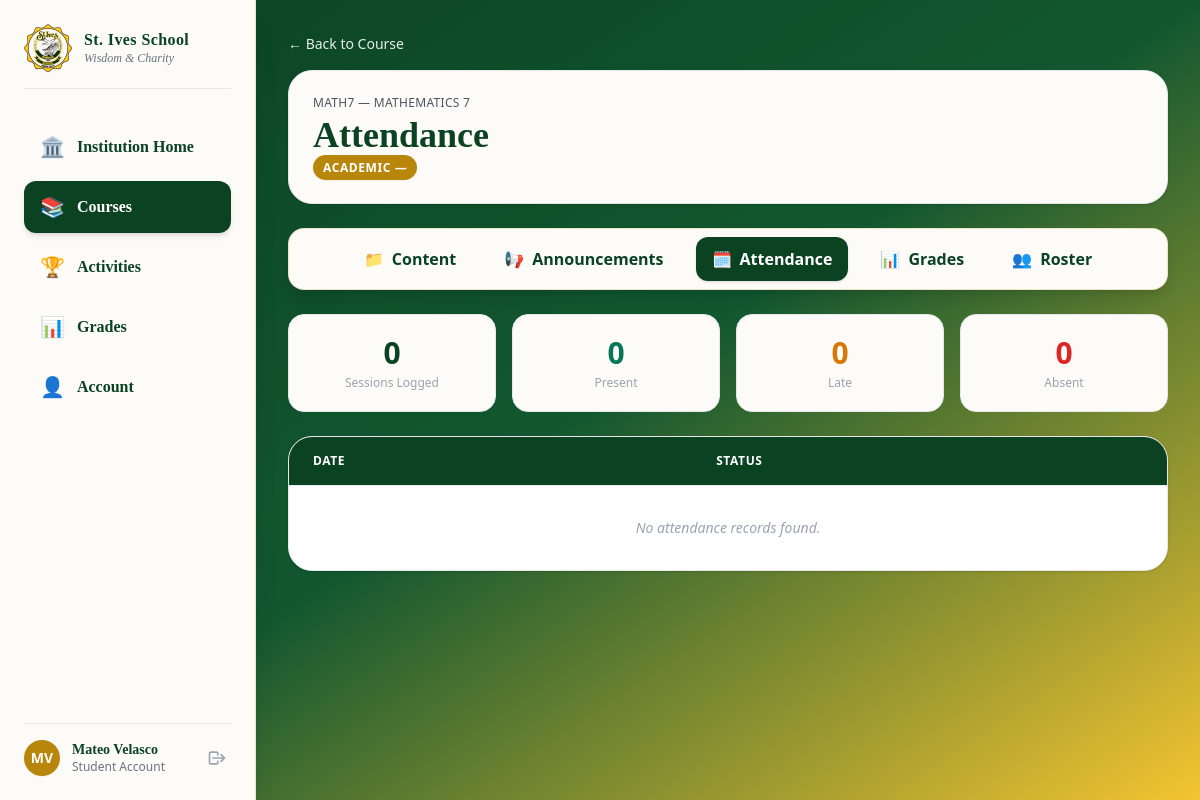
Page /student/attendance.php?course_id=2 (signed in) on the committed database.
### tables this page shows
CREATE TABLE IF NOT EXISTS `enrollment` (
  `Enrollment_ID` INT NOT NULL AUTO_INCREMENT,
  `EnrollmentDate` DATE NOT NULL,
  `EnrollmentStatus` VARCHAR(45) NOT NULL,
  `FK_Term_ID` INT NULL DEFAULT NULL,
  `FK_User_ID` INT NOT NULL,
  `FK_Course_ID` INT NOT NULL,
  PRIMARY KEY (`Enrollment_ID`),
  INDEX `fk_Enrollment_Users1_idx` (`FK_User_ID` ASC),
  INDEX `fk_Enrollment_Courses1_idx` (`FK_Course_ID` ASC),
  INDEX `fk_Enrollment_Term_idx` (`FK_Term_ID` ASC),
  CONSTRAINT `fk_Enrollment_Courses1`
    FOREIGN KEY (`FK_Course_ID`)
    REFERENCES `courses` (`Course_ID`)
    ON DELETE CASCADE
    ON UPDATE CASCADE,
  CONSTRAINT `fk_Enrollment_Term`
    FOREIGN KEY (`FK_Term_ID`)
    REFERENCES `term` (`Term_ID`)
    ON DELETE SET NULL
    ON UPDATE CASCADE,
  CONSTRAINT `fk_Enrollment_Users1`
    FOREIGN KEY (`FK_User_ID`)
    REFERENCES `users` (`User_ID`)
    ON DELETE CASCADE
    ON UPDATE CASCADE);

CREATE TABLE IF NOT EXISTS `courses` (
  `Course_ID` INT NOT NULL AUTO_INCREMENT,
  `CourseCode` VARCHAR(45) NOT NULL,
  `CourseName` VARCHAR(45) NOT NULL,
  `Status` VARCHAR(45) NOT NULL,
  `FK_Section_ID` INT NULL DEFAULT NULL,
  PRIMARY KEY (`Course_ID`),
  INDEX `fk_Courses_Section_idx` (`FK_Section_ID` ASC),
  CONSTRAINT `fk_Courses_Section`
    FOREIGN KEY (`FK_Section_ID`)
    REFERENCES `section` (`Section_ID`)
    ON DELETE CASCADE
    ON UPDATE CASCADE);

### student/attendance.php (the view, shortened to what this page needs)
<?php
include '../config/db.php';
$student_id = $_SESSION['user_id'];
$course_id = filter_input(INPUT_GET, 'course_id', FILTER_VALIDATE_INT);
$page = max(1, (int)($_GET['page'] ?? 1));
$limit = 10; $offset = ($page - 1) * $limit;
try {
    $enroll_stmt = $pdo->prepare("SELECT e.Enrollment_ID, c.Course_ID, c.CourseCode, c.CourseName FROM Enrollment e INNER JOIN Courses c ON e.FK_Course_ID = c.Course_ID WHERE e.FK_Course_ID = :course_id AND e.FK_User_ID = :student_id");
    $enroll_stmt->execute([':course_id' => $course_id, ':student_id' => $student_id]);
    $course = $enroll_stmt->fetch();
    $grade_section_stmt = $pdo->prepare("
        SELECT gl.GradeName, sec.SectionName
        FROM Courses c
        LEFT JOIN Section sec    ON c.FK_Section_ID = sec.Section_ID
        LEFT JOIN GradeLevel gl  ON sec.FK_GradeLevel_ID = gl.GradeLevel_ID
        WHERE c.Course_ID = :course_id
    ");
    $grade_section_stmt->execute([':course_id' => $course_id]);
    $grade_section = $grade_section_stmt->fetch(PDO::FETCH_ASSOC);
    $tally_stmt = $pdo->prepare("SELECT Status FROM Attendance WHERE FK_Course_ID = :course_id AND FK_Student_ID = :student_id");
    $tally_stmt->execute([':course_id' => $course_id, ':student_id' => $student_id]);
    $all_records = $tally_stmt->fetchAll();
    $rec_sql = "SELECT Attendance_ID, AttendanceDate, Status FROM Attendance WHERE FK_Course_ID = :course_id AND FK_Student_ID = :student_id";
    $rec_sql .= " ORDER BY AttendanceDate DESC LIMIT :limit OFFSET :offset";
    $records_stmt = $pdo->prepare($rec_sql);
    $records_stmt->bindValue(':course_id', $course_id, PDO::PARAM_INT);
    $records_stmt->bindValue(':student_id', $student_id, PDO::PARAM_INT);
    $records_stmt->bindValue(':limit', $limit, PDO::PARAM_INT);
    $records_stmt->bindValue(':offset', $offset, PDO::PARAM_INT);
    $records_stmt->execute();
    $records = $records_stmt->fetchAll();
} catch (PDOException $e) { die("Database Error: " . $e->getMessage()); }
$present_count = $late_count = $absent_count = 0;
$total_count = count($all_records);
?>
<!DOCTYPE html>
<html lang="en">
<head>
    <script src="https://cdn.tailwindcss.com"></script>
</head>
<body class="bg-gradient-to-br from-school-green via-[#125730] to-school-yellow min-h-screen font-serif text-gray-800 flex flex-col md:flex-row">
    <?php include '../includes/sidebar.php'; ?>
    <main class="ml-0 md:ml-64 flex-1 p-4 sm:p-8 overflow-y-auto min-h-screen w-full">
        <a href="view-course.php?course_id=<?= $course_id ?>" class="inline-flex items-center text-sm text-white/90 hover:text-white mb-4 font-sans font-medium">← Back to Course</a>
        <section class="bg-[#fcfbf7] rounded-3xl p-6 shadow border mb-6">
            <p class="text-xs uppercase tracking-wide text-gray-600 font-sans"><?= htmlspecialchars($course['CourseCode']) ?> — <?= htmlspecialchars($course['CourseName']) ?></p>
            <h1 class="text-4xl font-bold text-school-green mt-1">Attendance</h1>
            <span class="text-xs bg-school-gold text-white px-2.5 py-1 rounded-full font-sans font-bold uppercase tracking-wider shadow-sm"><?= htmlspecialchars($grade_section['GradeName'] ?? 'Academic') ?> — <?= htmlspecialchars($grade_section['SectionName']) ?></span>
        </section>
        <?php include '../includes/course-nav.php'; ?>
        <section class="grid grid-cols-2 sm:grid-cols-4 gap-4 mb-6 font-sans">
            <div class="bg-[#fcfbf7] rounded-2xl p-5 border text-center"><p class="text-3xl font-bold text-school-green"><?= $total_count ?></p><p class="text-xs text-gray-400 mt-1">Sessions Logged</p></div>
            <div class="bg-[#fcfbf7] rounded-2xl p-5 border text-center"><p class="text-3xl font-bold text-emerald-700"><?= $present_count ?></p><p class="text-xs text-gray-400 mt-1">Present</p></div>
            <div class="bg-[#fcfbf7] rounded-2xl p-5 border text-center"><p class="text-3xl font-bold text-amber-600"><?= $late_count ?></p><p class="text-xs text-gray-400 mt-1">Late</p></div>
            <div class="bg-[#fcfbf7] rounded-2xl p-5 border text-center"><p class="text-3xl font-bold text-red-600"><?= $absent_count ?></p><p class="text-xs text-gray-400 mt-1">Absent</p></div>
        </section>
        <section class="bg-[#fcfbf7] rounded-3xl shadow border overflow-hidden font-sans text-sm">
            <table class="w-full text-left border-collapse">
                <thead><tr class="bg-school-green text-white uppercase text-xs tracking-wider border-b"><th class="py-4 px-6 font-semibold">Date</th><th class="py-4 px-6 font-semibold">Status</th></tr></thead>
                <tbody class="divide-y divide-gray-100 bg-white">
                    <?php if (empty($records)): ?>
                        <tr><td colspan="2" class="py-8 px-6 text-center text-gray-400 italic">No attendance records found.</td></tr>
                    <?php else: foreach ($records as $r): ?>
                            <tr class="hover:bg-gray-50"><td class="py-4 px-6 font-semibold text-gray-700"><?= date('l, M d, Y', strtotime($r['AttendanceDate'])) ?></td><td class="py-4 px-6"><?= htmlspecialchars($r['Status']) ?></td></tr>
                    <?php endforeach; endif; ?>
                </tbody>
            </table>
        </section>
    </main>
</body>
</html>

### rows in the picture
enrollment: FK_Course_ID.CourseCode "MATH7", FK_Course_ID.CourseName "MATHEMATICS 7"

### other values in the picture
$sidebar_init "MV"
$sidebar_name "Mateo Velasco"
$sidebar_role "Student"
$grade_section['GradeName'] "ACADEMIC"
$nav_tab['icon'] "📁"
$nav_tab['label'] "Content"
$nav_tab['icon'] "📢"
$nav_tab['label'] "Announcements"
$nav_tab['icon'] "🗓️"
$nav_tab['label'] "Attendance"
$nav_tab['icon'] "📊"
$nav_tab['label'] "Grades"
$nav_tab['icon'] "👥"
$nav_tab['label'] "Roster"
$total_count "0"
